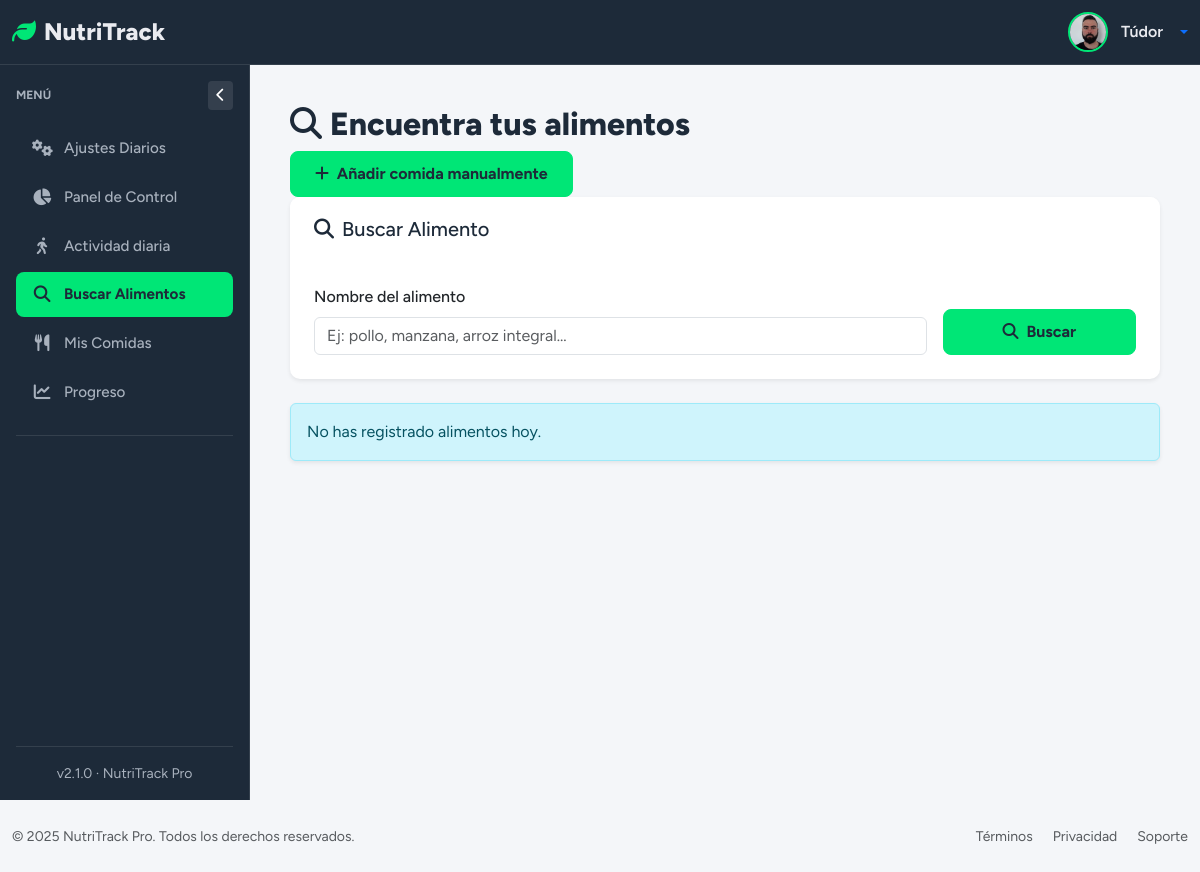
/search_food (signed in), run on an earlier commit of the app's database.
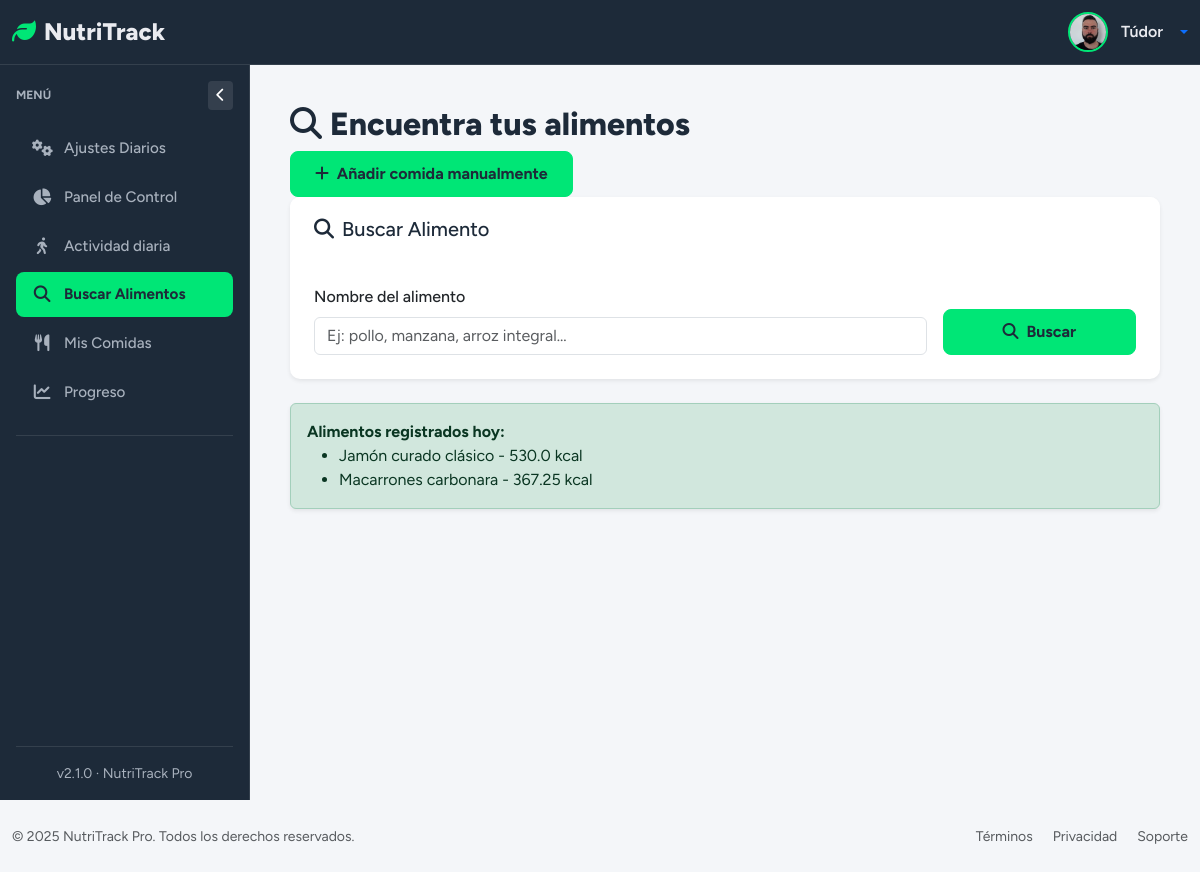
And on a later commit of the database.
### tables this page shows
CREATE TABLE "food_entries" (
	"id"	INTEGER,
	"user_id"	INTEGER NOT NULL,
	"food_name"	TEXT NOT NULL,
	"calories"	REAL,
	"proteins"	REAL,
	"fats"	REAL,
	"carbs"	REAL,
	"date"	TIMESTAMP DEFAULT CURRENT_TIMESTAMP,
	"created_at"	TEXT,
	PRIMARY KEY("id" AUTOINCREMENT),
	FOREIGN KEY("user_id") REFERENCES "loggin"("id")
);

### app/controllers/SearchFoodController.py (the view, shortened to what this page needs)
@app.route('/search_food')
@login_required
def search_food():
    query = request.args.get('query', '').strip()
    today_foods = get_food_entries_for_date(current_user.id, date.today())
    if not query:
        return render_template(
            "SearchFood/FoodResults.html",
            alimentos=[],
            query="",
            today_foods=today_foods
        )

### app/__init__.py (called while the page is built)
@login_manager.user_loader
def load_user(user_id):
    return User.get_by_id(user_id)

@app.after_request
def add_security_headers(response):
    response.headers['Cache-Control'] = 'no-cache, no-store, must-revalidate, max-age=0'
    response.headers['Pragma'] = 'no-cache'
    response.headers['Expires'] = '0'
    response.headers['X-Content-Type-Options'] = 'nosniff'
    return response

### app/conexion.py (called while the page is built)
@contextmanager
def get_db_connection():
    conn = sqlite3.connect(DATABASE)
    conn.row_factory = sqlite3.Row  # Esto permite acceso como diccionario
    try:
        yield conn
    finally:
        conn.close()

@contextmanager
def get_db_cursor():
    with get_db_connection() as conn:
        cursor = conn.cursor()
        try:
            yield cursor
            conn.commit()
        except:
            conn.rollback()
            raise

### app/controllers/UsersController.py (called while the page is built)
@app.context_processor
def inject_prefs():
    if current_user.is_authenticated:
        prefs = get_user_preferences(current_user.id)  # función que recupera las prefs
        return dict(prefs=prefs)
    return dict(prefs=None)

### app/templates/SearchFood/FoodResults.html (shortened to what this page needs)
{% extends "base.html" %}
{% block section %}
<div class="page-header">
  <h1 class="page-title">
    <i class="fas fa-search me-2"></i>Encuentra tus alimentos
  </h1>
  <a href="{{ url_for('agregar_comida_route') }}" class="btn btn-primary">
    <i class="fas fa-plus me-1"></i> Añadir comida manualmente
</a>
</div>
<div class="card border-0 shadow-sm mb-4">
    <div class="card-header bg-white border-0">
      <h5 class="mb-0">
        <i class="fas fa-search me-2"></i>Buscar Alimento
      </h5>
    </div>
    <div class="card-body">
      <form method="GET" action="{{ url_for('search_food') }}" class="row g-3">
        <div class="col-md-9">
          <label for="query" class="form-label fw-medium">Nombre del alimento</label>
          <input
            type="text"
            class="form-control"
            name="query"
            id="query"
            placeholder="Ej: pollo, manzana, arroz integral..."
            required
          >
        </div>
        <div class="col-md-3 d-flex align-items-end">
          <button type="submit" class="btn btn-primary w-100">
            <i class="fas fa-search me-2"></i>Buscar
          </button>
        </div>
      </form>
    </div>
</div>
{% if today_foods %}
<div class="alert alert-success shadow-sm">
    <strong>Alimentos registrados hoy:</strong>
    <ul class="mb-0">
        {% for food in today_foods %}
            <li>{{ food.nombre }} - {{ food.calorias }} kcal</li>
        {% endfor %}
    </ul>
</div>
{% else %}
<div class="alert alert-info shadow-sm">
    No has registrado alimentos hoy.
</div>
{% endif %}
{% endblock %}

What changed in the data, as far as the page shows it:
added food_entries: nombre "Jamón curado clásico", calorias "530.0"
added food_entries: nombre "Macarrones carbonara", calorias "367.25"
Also different on the page:
text no longer shown: "No has registrado alimentos hoy."
text now shown: "Alimentos registrados hoy:"
